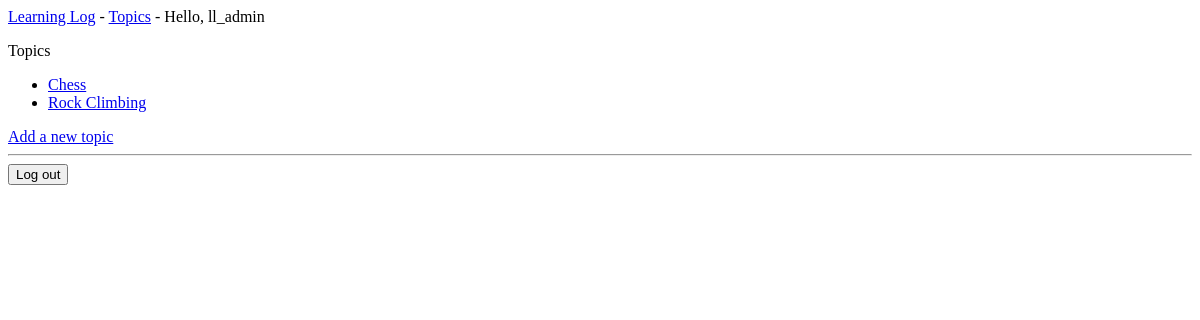
The page /topics/ (signed in) on the database as committed earlier.
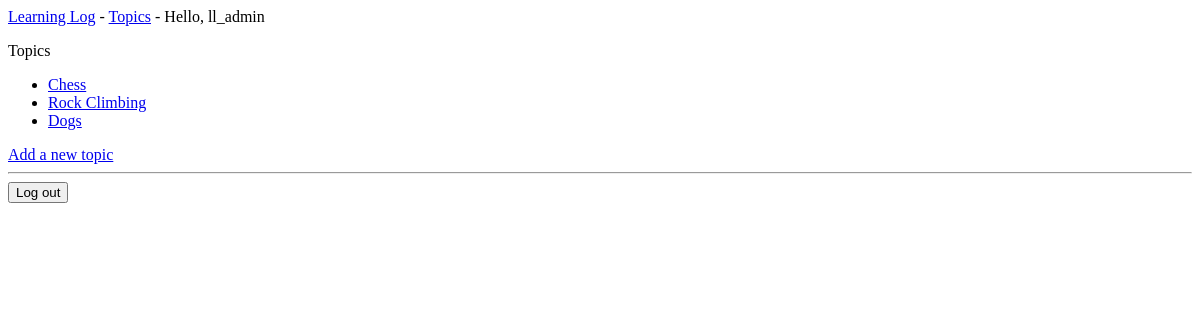
The same page on the database as committed later.
### learning_logs/models.py (models this page shows, shortened)
class Topic(models.Model):
    text = models.CharField(max_length=200)
    date_added = models.DateTimeField(auto_now_add=True)

### learning_logs/views.py (the view)
# urls.py: path('topics/', views.topics, name='topics'),
def topics(request):
    topics = Topic.objects.order_by('date_added')
    context = {'topics':topics}
    return render(request, 'learning_logs/topics.html', context)

### learning_logs/templates/learning_logs/topics.html
{% extends 'learning_logs/base.html' %}
{% block content %}
  <p>Topics</p>
  <ul>
    {% for topic in topics %}
      <li>
        <a href="{% url 'learning_logs:topic' topic.id %}">
          {{ topic.text }}
        </a>
      </li>
    {% empty %}
      <li>No topics have been added yet.</li>
    {% endfor %}
  </ul>
  <a href="{% url 'learning_logs:new_topic' %}">Add a new topic</a>
{% endblock content %}

Rows that differ between the two databases and show on the page:
added Topic: text "Dogs"
